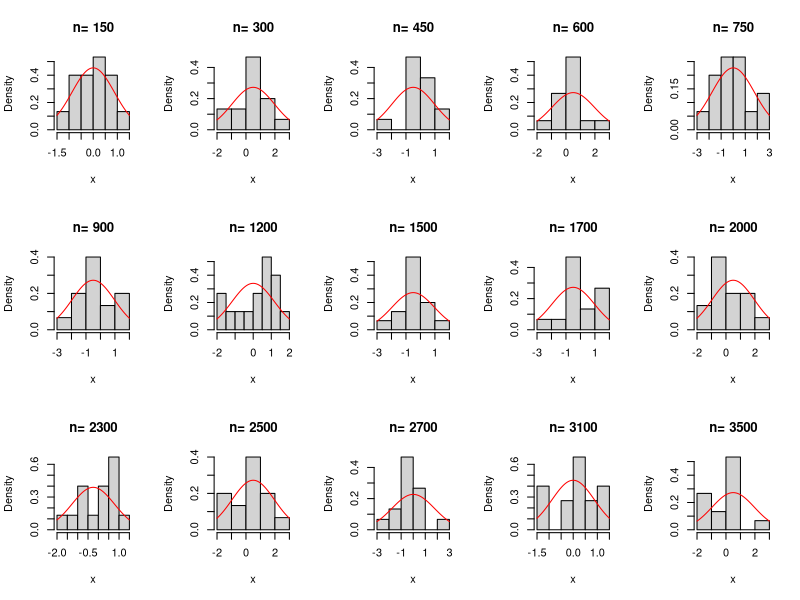
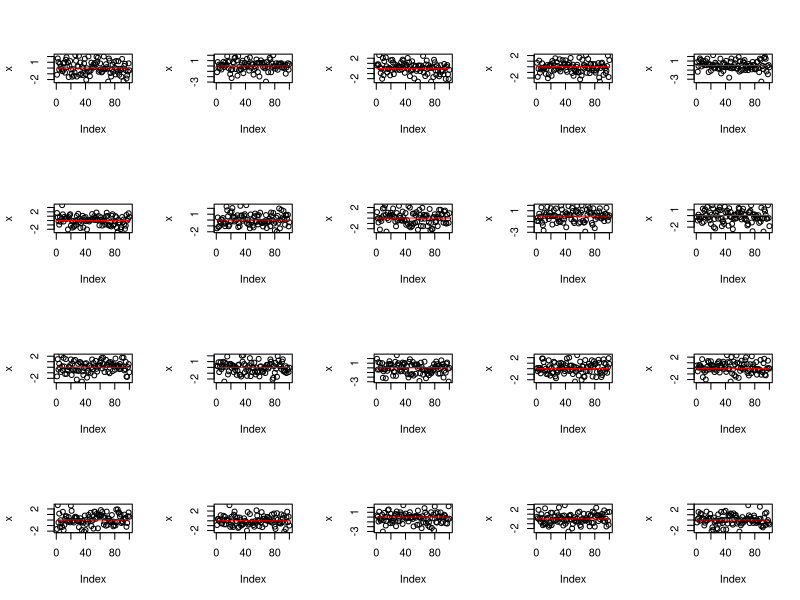

These figures' R source, in order:

op <- par(mfrow=c(3,5))
n<-c(150,300,450,600,750,900,1200,1500,1700,2000,2300,2500,2700,3100,3500)
 for(i in n) 
 {
   x<- rnorm(n) 
   hist(x,probability=TRUE,main=paste("n=",i)) 
   curve(dnorm(x,mean=mean(x),sd=sd(x)),col="red",add=TRUE)
 }


op <- par(mfrow=c(4,5))
for(i in 1:20) 
{
  x<- rnorm(100) 
  plot(x) 
  curve(dnorm(x,mean=mean(x),sd=sd(x)),col="red",add=TRUE)
}